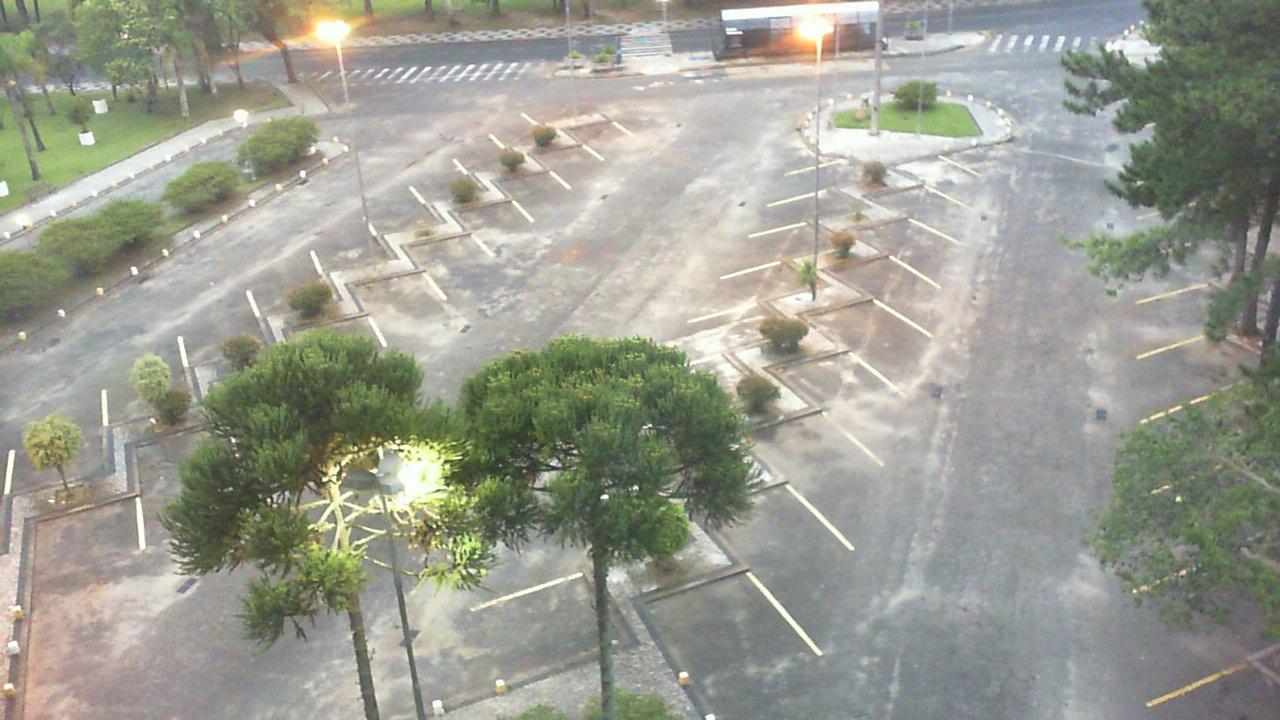
#> input picture dataset/images/2012-12-14_07_35_02.jpg, 1280 x 720 px
$ python main.py --source ../dataset/images/2012-12-14_07_35_02.jpg
#> lines starting #> are read from the running program, lines starting #| are printed output that depends on the picture; after the words box and inside, x2 and y2 are one past the last pixel; in counts of white or black regions, pixels touching at a corner belong together
### detector/parking_detector.py
"""Park alanı doluluk tespiti (Kutay KAYA).

ROI koordinatlarını okur, her park alanındaki beyaz piksel oranını hesaplar
ve dolu/boş kararı verir. Ön işleme için src/preprocessing.py kullanılır.

ROI dosyası (dataset/rois.json) formatı:
    {
      "spots": [
        {"id": 0, "x": 40, "y": 60, "width": 107, "height": 48},
        {"id": 1, "x": 160, "y": 60, "width": 107, "height": 48}
      ]
    }
Koordinatlar piksel cinsindendir; (x, y) park yerinin sol üst köşesidir.
Aynı kamera açısı ve görüntü boyutu için geçerlidir.
"""

import json
import sys
from collections import deque
from pathlib import Path

import cv2
import numpy as np

# Ön işleme src/preprocessing.py içinde (Furkan TAŞKIRAN)
PREPROCESSING_KLASORU = Path(__file__).resolve().parent.parent / "src"
sys.path.insert(0, str(PREPROCESSING_KLASORU))
from preprocessing import preprocess_image  # noqa: E402

VARSAYILAN_ROI_DOSYASI = Path(__file__).resolve().parent.parent / "dataset" / "rois.json"

# Beyaz piksel oranı bu değerin üzerindeyse alan DOLU sayılır.
# Başlangıç değeridir; park çizgisi kenarları boş alanda bile ~0.15-0.20 oran verir.
# Gerçek değer eşik setiyle belirlenecek (bkz. docs/test_plani.md).
VARSAYILAN_ESIK = 0.25


class ROIHatasi(Exception):
    """ROI dosyası okunamadığında veya geçersiz olduğunda fırlatılır."""


def load_rois(yol=VARSAYILAN_ROI_DOSYASI):
    """dataset/rois.json dosyasını okur, her alan için {"id", "x", "y", "width", "height"} döndürür."""
    yol = Path(yol)
    if not yol.exists():
        raise ROIHatasi(f"ROI dosyası bulunamadı: {yol}")

    try:
        with open(yol, encoding="utf-8") as f:
            ham = json.load(f)
    except (OSError, ValueError) as e:
        raise ROIHatasi(f"ROI dosyası okunamadı ({yol.name}): {e}") from e

    alanlar = ham.get("spots") if isinstance(ham, dict) else ham
    if not isinstance(alanlar, list) or not alanlar:
        raise ROIHatasi(f"ROI dosyasında 'spots' listesi yok veya boş: {yol}")

    rois, gorulen_idler = [], set()
    for i, a in enumerate(alanlar):
        try:
            roi = {"id": a.get("id", i), "x": int(a["x"]), "y": int(a["y"]),
                   "width": int(a["width"]), "height": int(a["height"])}
        except (KeyError, TypeError, ValueError, AttributeError):
            raise ROIHatasi(f"{i}. alanda id/x/y/width/height eksik veya hatalı: {a}") from None
        if roi["width"] <= 0 or roi["height"] <= 0:
            raise ROIHatasi(f"{i}. alanın genişlik/yüksekliği pozitif olmalı: {a}")
        if roi["id"] in gorulen_idler:
            raise ROIHatasi(f"Aynı id birden fazla kez kullanılmış: {roi['id']}")
        gorulen_idler.add(roi["id"])
        rois.append(roi)
    return rois


def kose_noktalari(roi):
    """Çizim için dikdörtgenin dört köşesi."""
    x, y, w, h = roi["x"], roi["y"], roi["width"], roi["height"]
    return np.array([[x, y], [x + w, y], [x + w, y + h], [x, y + h]], dtype=np.int32)


class ParkingDetector:
    """Her karede park alanlarının doluluğunu belirler.

    gecmis > 1 verilirse (video/kamera), her alanın kararı son N karedeki
    kararların çoğunluğuna göre verilir; anlık titremeler engellenir.
    """

    def __init__(self, rois, esik=VARSAYILAN_ESIK, gecmis=1):
        self.rois = rois
        self.esik = esik
        self._gecmis = {r["id"]: deque(maxlen=gecmis) for r in rois}
        self._kontrol_edilen_boyut = None

    def _sinirlari_kontrol_et(self, yukseklik, genislik):
        """ROI'ler görüntünün dışına taşıyorsa bir kez uyarır."""
        if self._kontrol_edilen_boyut == (yukseklik, genislik):
            return
        self._kontrol_edilen_boyut = (yukseklik, genislik)
        tasanlar = [r["id"] for r in self.rois
                    if r["x"] < 0 or r["y"] < 0
                    or r["x"] + r["width"] > genislik or r["y"] + r["height"] > yukseklik]
        if tasanlar:
            print(f"Uyarı: {len(tasanlar)} park alanı görüntünün ({genislik}x{yukseklik}) "
                  f"dışına taşıyor: {tasanlar[:10]}. ROI dosyası bu görüntü boyutu "
                  f"için hazırlanmamış olabilir.")

    def detect(self, frame):
        """Bir kareyi işler. Her alan için {"id", "occupied", "ratio", "points"} döndürür."""
        if frame is None or frame.size == 0:
            raise ValueError("Boş kare alındı.")

        islenmis = preprocess_image(frame)
        h_img, w_img = islenmis.shape[:2]
        self._sinirlari_kontrol_et(h_img, w_img)

        sonuclar = []
        for roi in self.rois:
            x1, y1 = max(roi["x"], 0), max(roi["y"], 0)
            x2 = min(roi["x"] + roi["width"], w_img)
            y2 = min(roi["y"] + roi["height"], h_img)
            alan = max(x2 - x1, 0) * max(y2 - y1, 0)
            oran = cv2.countNonZero(islenmis[y1:y2, x1:x2]) / alan if alan else 0.0

            gecmis = self._gecmis[roi["id"]]
            gecmis.append(oran > self.esik)
            dolu = sum(gecmis) > len(gecmis) / 2

            sonuclar.append({"id": roi["id"], "occupied": dolu,
                             "ratio": round(oran, 4), "points": kose_noktalari(roi)})
        return sonuclar


def bos_sayisi(sonuclar):
    return sum(1 for s in sonuclar if not s["occupied"])


# [12 lines left out: function save_predictions, not called in this run]

### src/preprocessing.py
import cv2
import numpy as np

def preprocess_image(image):
    # Renkli görüntüyü Gri Tonlamaya dönüştür
    gray_image = cv2.cvtColor(image, cv2.COLOR_BGR2GRAY)

    # Gürültüyü azaltmak için Gaussian Blur uygula
    blur_image = cv2.GaussianBlur(gray_image, (3, 3), 1)

    # Aydınlatma farklarını tolere etmek için Adaptive Thresholding uygula
    thresh_image = cv2.adaptiveThreshold(
        blur_image,
        255,
        cv2.ADAPTIVE_THRESH_GAUSSIAN_C,
        cv2.THRESH_BINARY_INV,
        25,
        16
    )

    kernel = np.ones((3, 3), np.uint8)
    processed_image = cv2.dilate(thresh_image, kernel, iterations=1)

    return processed_image

### detector/main.py
"""Otopark doluluk sistemi - çalıştırma dosyası (Kutay KAYA).

Örnekler:
    # Fotoğraf (ROI dosyası varsayılan olarak dataset/rois.json)
    python detector/main.py --source dataset/otopark.jpg

    # Video (tekrar etmek için --loop)
    python detector/main.py --source dataset/otopark.mp4

    # Webcam (0 = varsayılan kamera), farklı ROI dosyasıyla
    python detector/main.py --source 0 --rois dataset/kamera_rois.json

    # Test için tahminleri evaluate.py formatında kaydet
    python detector/main.py --source dataset/otopark.jpg --no-show --save-json sonuclar/otopark.json --scenario S1

Pencerede: q veya ESC = çıkış, + / - = eşiği değiştir, boşluk = duraklat (video).
"""

import argparse
import sys
import time
from pathlib import Path

import cv2

sys.path.insert(0, str(Path(__file__).resolve().parent))
from parking_detector import (VARSAYILAN_ESIK, VARSAYILAN_ROI_DOSYASI,  # noqa: E402
                              ParkingDetector, ROIHatasi, bos_sayisi, load_rois,
                              save_predictions)

YESIL = (0, 200, 0)
KIRMIZI = (0, 0, 220)
GORUNTU_UZANTILARI = {".jpg", ".jpeg", ".png", ".bmp"}


def ciz(frame, sonuclar, esik, fps=None):
    """Alanları yeşil/kırmızı çizer, sayacı ve bilgileri ekrana yazar."""
    cikti = frame.copy()
    for s in sonuclar:
        renk = KIRMIZI if s["occupied"] else YESIL
        cv2.polylines(cikti, [s["points"]], True, renk, 2)
        x, y = s["points"].min(axis=0)
        cv2.putText(cikti, f"{s['ratio']:.2f}", (int(x) + 3, int(y) + 14),
                    cv2.FONT_HERSHEY_SIMPLEX, 0.4, renk, 1, cv2.LINE_AA)

    bos, toplam = bos_sayisi(sonuclar), len(sonuclar)
    # OpenCV Türkçe karakter (ş, ı) çizemediği için "Bos" yazılıyor
    metin = f"Bos: {bos} / {toplam}"
    bilgi = f"esik={esik:.2f}" + (f"  fps={fps:.0f}" if fps else "")
    (tw, th), _ = cv2.getTextSize(metin, cv2.FONT_HERSHEY_SIMPLEX, 1.0, 2)
    cv2.rectangle(cikti, (10, 10), (30 + max(tw, 140), 45 + th), (40, 40, 40), -1)
    cv2.putText(cikti, metin, (20, 20 + th), cv2.FONT_HERSHEY_SIMPLEX, 1.0,
                YESIL if bos else KIRMIZI, 2, cv2.LINE_AA)
    cv2.putText(cikti, bilgi, (20, 38 + th), cv2.FONT_HERSHEY_SIMPLEX, 0.45,
                (255, 255, 255), 1, cv2.LINE_AA)
    return cikti


def tus_isle(tus, detector):
    """Klavye kısayolları. Çıkılacaksa False döndürür."""
    if tus in (ord("q"), 27):
        return False
    if tus in (ord("+"), ord("=")):
        detector.esik = min(detector.esik + 0.01, 1.0)
    elif tus == ord("-"):
        detector.esik = max(detector.esik - 0.01, 0.0)
    return True


def fotograf_isle(args, detector):
    frame = cv2.imread(args.source)
    if frame is None:
        print(f"Hata: '{args.source}' okunamadı. Dosya yolu ve formatı doğru mu?")
        return 1

    while True:
        baslangic = time.perf_counter()
        sonuclar = detector.detect(frame)
        sure = (time.perf_counter() - baslangic) * 1000
        cikti = ciz(frame, sonuclar, detector.esik)

        if args.show:
            cv2.imshow("Otopark Doluluk", cikti)
            if tus_isle(cv2.waitKey(0) & 0xFF, detector):
                continue  # eşik değişti, tekrar hesapla
        break

    print(f"Boş: {bos_sayisi(sonuclar)} / {len(sonuclar)}  ({sure:.1f} ms)")
    if args.output:
        cv2.imwrite(args.output, cikti)
        print(f"Çıktı görüntüsü kaydedildi: {args.output}")
    if args.save_json:
        save_predictions(sonuclar, Path(args.source).name, args.save_json, args.scenario)
        print(f"Tahminler kaydedildi: {args.save_json}")
    return 0


# [47 lines left out: function video_isle, not called in this run]


def main():
    ap = argparse.ArgumentParser(description="Kamera görüntülerinden otopark doluluk tespiti")
    ap.add_argument("--source", required=True, help="Fotoğraf, video yolu veya kamera numarası (0)")
    ap.add_argument("--rois", default=str(VARSAYILAN_ROI_DOSYASI),
                    help="ROI dosyası (varsayılan: dataset/rois.json)")
    ap.add_argument("--threshold", type=float, default=VARSAYILAN_ESIK, help="Doluluk eşiği (0-1)")
    ap.add_argument("--history", type=int, default=5, help="Video için çoğunluk oyu kare sayısı")
    ap.add_argument("--output", help="Çıktıyı kaydet (fotoğraf veya .mp4)")
    ap.add_argument("--save-json", help="Tahminleri evaluate.py formatında kaydet (sadece fotoğraf)")
    ap.add_argument("--scenario", help="Test senaryosu etiketi (S1, S2...)")
    ap.add_argument("--loop", action="store_true", help="Video bitince başa sar")
    ap.add_argument("--no-show", dest="show", action="store_false", help="Pencere açma")
    args = ap.parse_args()

    try:
        rois = load_rois(args.rois)
#> (reads dataset/rois.json from the repository)
    except ROIHatasi as e:
        print(f"Hata: {e}")
        return 1
    print(f"{len(rois)} park alanı yüklendi.")

    fotograf = Path(args.source).suffix.lower() in GORUNTU_UZANTILARI
    detector = ParkingDetector(rois, esik=args.threshold,
                               gecmis=1 if fotograf else max(args.history, 1))
    try:
        return fotograf_isle(args, detector) if fotograf else video_isle(args, detector)
#> in fotograf_isle, frame is the input picture: shape (720, 1280, 3); mean B, G, R 144.3, 156, 154.3
#> in preprocess_image, `thresh_image = cv2.adaptiveThreshold( blur_image, 255, cv2.ADAPTIVE_TH..`:
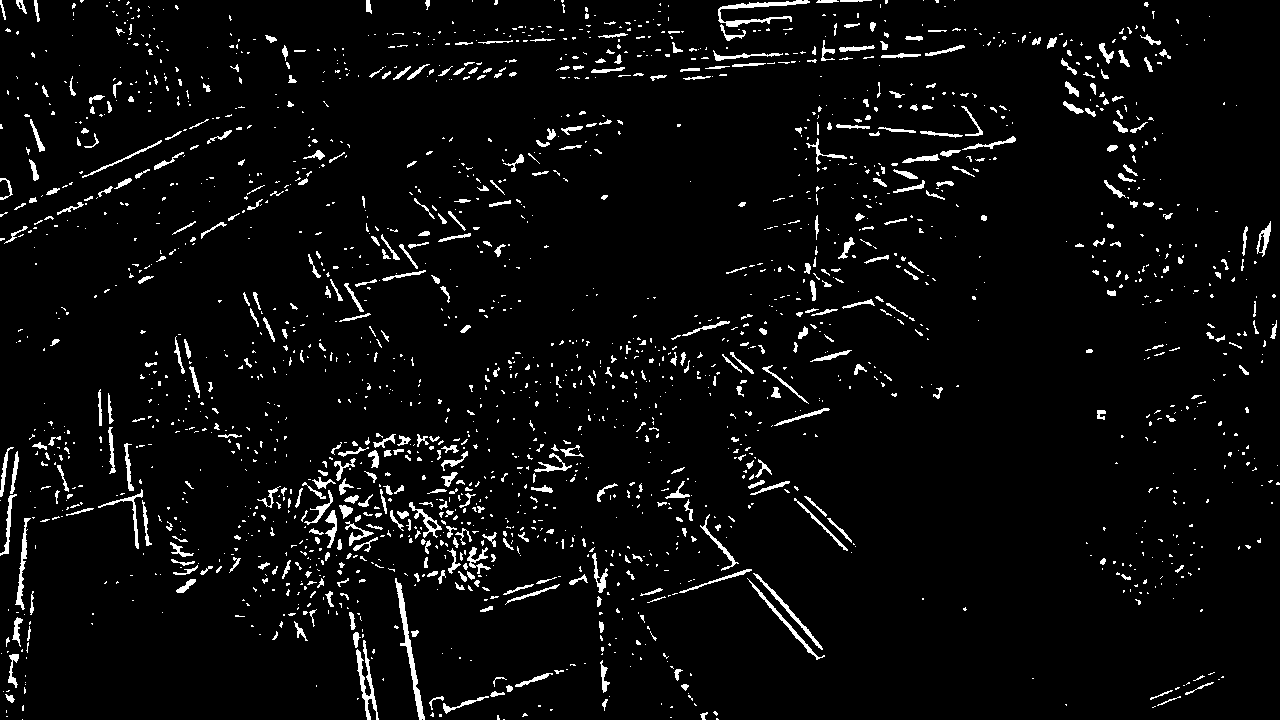
#> thresh_image: shape (720, 1280); 4.4% white; 2038 white regions (1526 under 20 px), largest, box (x1, y1, x2, y2) and area: (395, 578, 425, 720) 743, (718, 0, 810, 27) 640, (356, 640, 379, 720) 556
#> in preprocess_image, `processed_image = cv2.dilate(thresh_image, kernel, iterations=1)`:
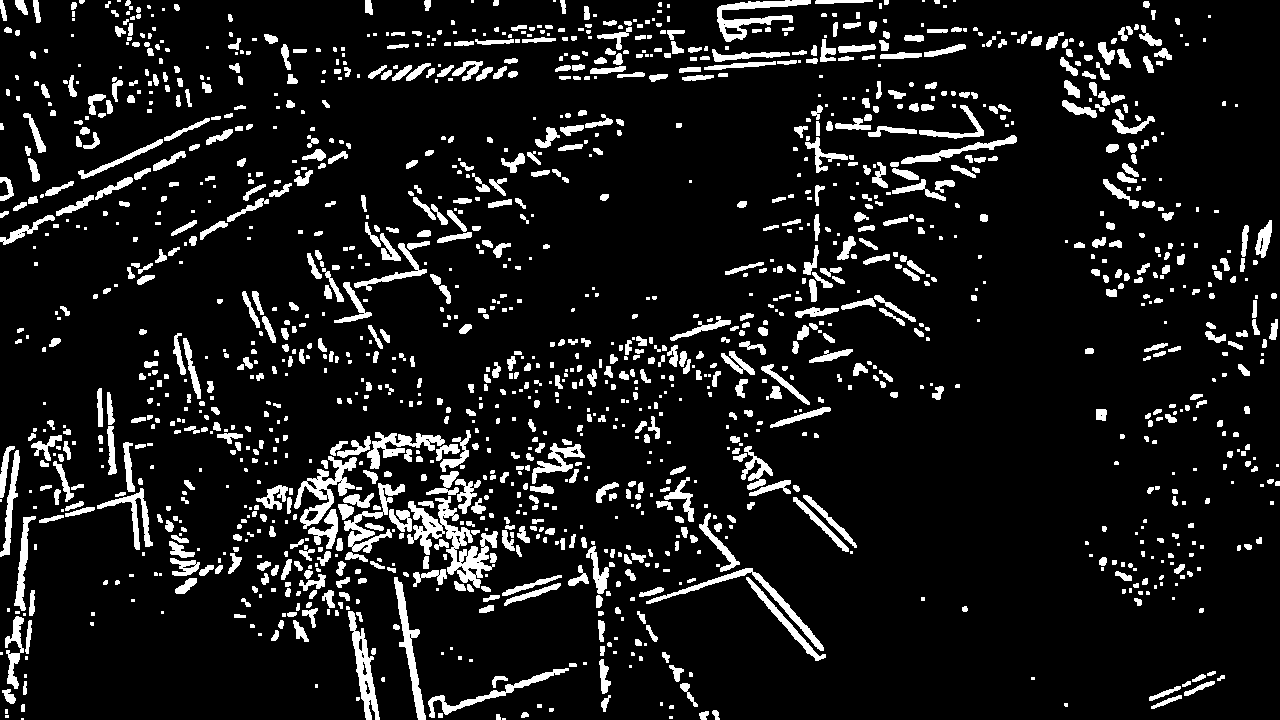
#> processed_image: shape (720, 1280); 10.3% white; 1523 white regions (574 under 20 px), largest, box (x1, y1, x2, y2) and area: (407, 496, 498, 588) 2687, (294, 456, 357, 529) 1460, (717, 0, 811, 42) 1286
#> the loop in detect, `for roi in self.rois:` made 37 passes
#> oran on passes 1 to 12: 0.142, 0.0976, 0.127, 0.0986, 0.0898, 0.105, 0.131, 0.141, 0.0692, 0.187, 0.0993, 0.0882
#> after the loop in detect, `for roi in self.rois:`: sonuclar = 37 items
#> the loop in ciz, `for s in sonuclar:` made 37 passes
#> (renk, x, y) on passes 1 to 12: ((0, 200, 0), 18, 396), ((0, 200, 0), 33, 484), ((0, 200, 0), 107, 320), ((0, 200, 0), 132, 409), ((0, 200, 0), 189, 275), ((0, 200, 0), 252, 241), ((0, 200, 0), 316, 203), ((0, 200, 0), 361, 250), ((0, 200, 0), 366, 170), ((0, 200, 0), 408, 213), ((0, 200, 0), 410, 140), ((0, 200, 0), 450, 118)
#> after the loop in ciz, `for s in sonuclar:`:
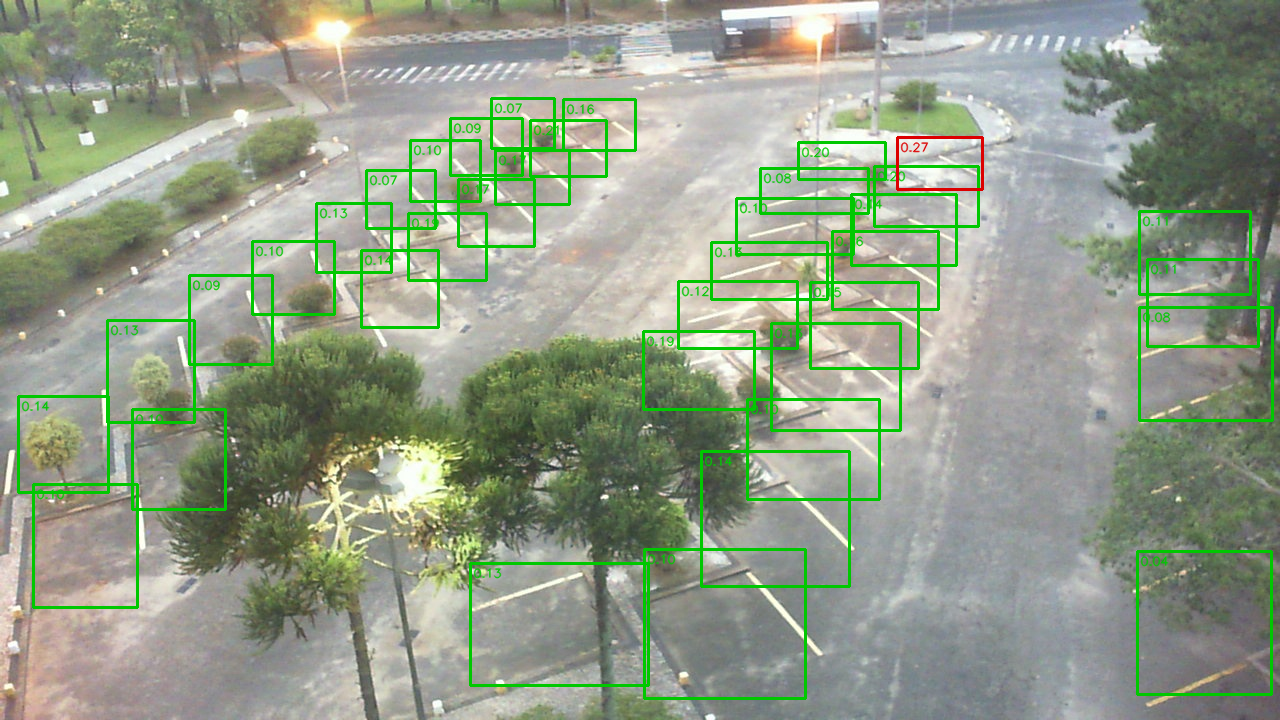
#> cikti: shape (720, 1280, 3); 4.93% of pixels changed, all inside (x1, y1, x2, y2) = (17, 97, 1274, 700)
#> in ciz, `bos, toplam = bos_sayisi(sonuclar), len(sonuclar)`: bos = 36; toplam = 37
#> in ciz, `metin = f"Bos: {bos} / {toplam}"`: metin = 'Bos: 36 / 37'
#> in ciz, `(tw, th), _ = cv2.getTextSize(metin, cv2.FONT_HERSHEY_SIMPLEX, 1.0, 2)`: tw = 219; th = 22
#> in ciz, `cv2.putText(cikti, metin, (20, 20 + th), cv2.FONT_HERSHEY_SIMPLEX, 1.0..`:
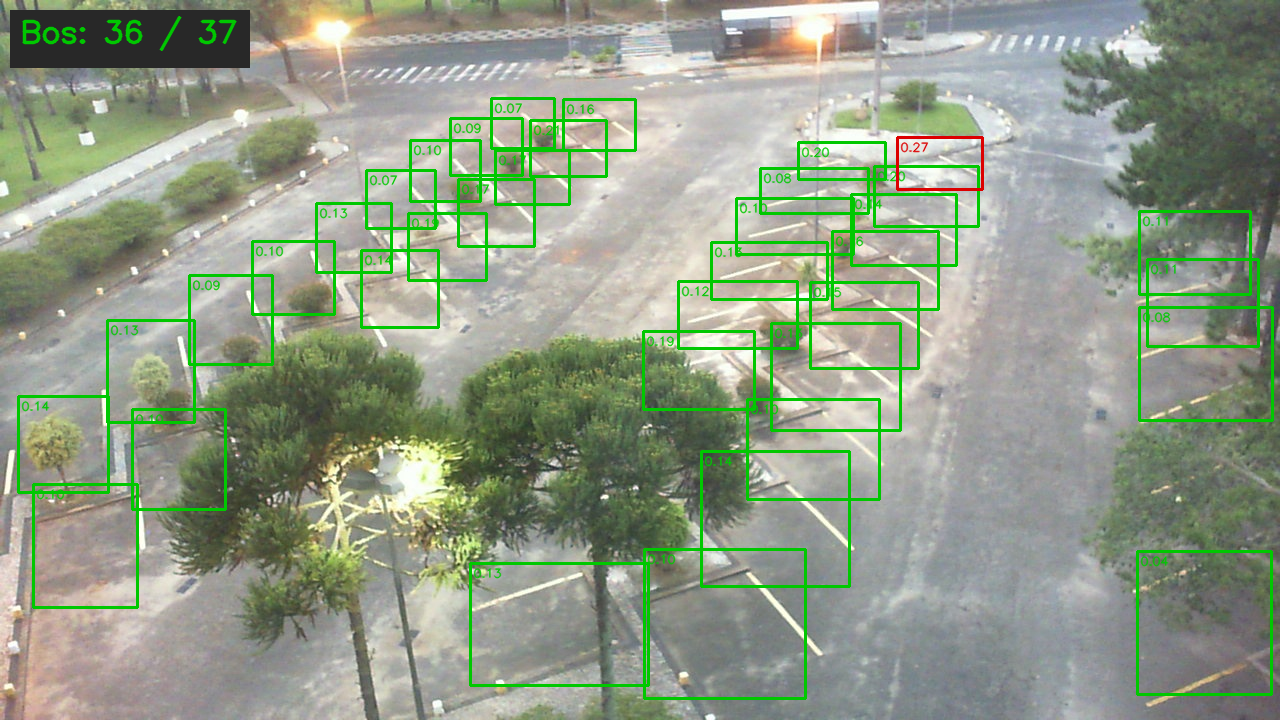
#> cikti: shape (720, 1280, 3); mean B, G, R 135.9, 156, 145.2
#> in ciz, `cv2.putText(cikti, bilgi, (20, 38 + th), cv2.FONT_HERSHEY_SIMPLEX, 0.4..`: cikti: shape (720, 1280, 3); 0.05% of pixels changed, all inside (x1, y1, x2, y2) = (20, 49, 91, 62)
#> (key q is pressed here)
#| Boş: 36 / 37  (164.7 ms)
    finally:
        if args.show:
            cv2.destroyAllWindows()


if __name__ == "__main__":
    sys.exit(main())
#> (the program exits here)
